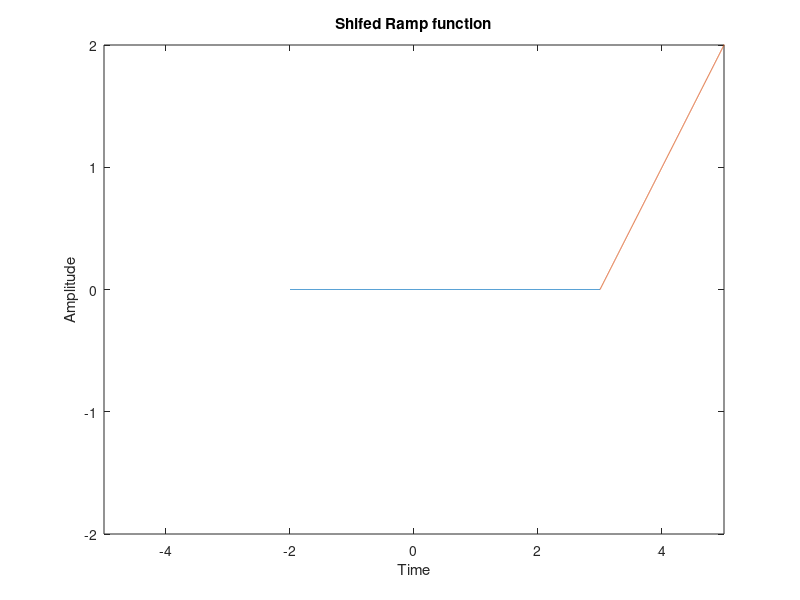

Here is the MATLAB script that generated this plot:
pkg load signal;
pkg load control;

T = input("Enter time: ");
t = -T : 0.001 : 0;
y = 0*t;
plot(t+3,y)
hold on;
t = 0 : 0.001 : T;
y = t;
plot(t+3,y)
hold on
axis([-T T -2 2])
xlabel("Time")
ylabel("Amplitude")
title("Shifed Ramp function")
